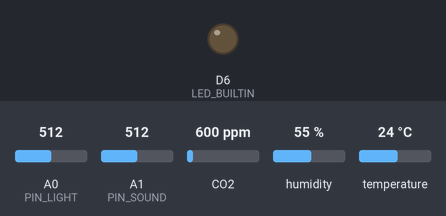
A sketch run on a simulated Arduino MKR. Parts: output pins drawn as LEDs (lit = HIGH). The test bench sets the inputs (shaded band); at power-on: A0 (PIN_LIGHT) = 512, A1 (PIN_SOUND) = 512, CO2 600 ppm, humidity 55 %, temperature 24 °C (analog values on the 0–1023 scale). WiFi joins after 1.5 s; servers stay silent unless stated; no MQTT or app messages arrive unless stated; not simulated (calls return 0 or success): arduino_secrets.h; what the sketch prints to the serial monitor is not drawn.

Above: at 4.0 s.
Timing chart, 0 to 9.6 s (numbered marks = the images above):
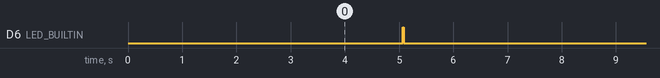

Measured:
- by itself, D6 (LED_BUILTIN): alternates HIGH for 0.02 s and LOW for 5.0 s

The sketch:

mkr1010_node.ino
```cpp
/*
 * mkr1010_node.ino — IEQ-Ops hardware sensor node
 *
 * Arduino MKR WiFi 1010 reads SCD-30 (CO2 / temperature / humidity over I2C)
 * plus two Grove analog sensors (light + sound, relative values) and publishes
 * one JSON reading every PUBLISH_INTERVAL_MS to the Raspberry Pi's MQTT broker.
 *
 * Payload contract — the JSON keys are the bridge to the rest of the system.
 * The Pi-side ingest maps this onto sensing/history.py::SENSOR_COLUMNS
 * (co2, temperature, humidity, lux, noise_db). light_raw/sound_raw are raw 0..1023
 * ADC counts on purpose: calibration to pseudo lux / dB lives on the Pi so it can
 * be re-tuned without re-flashing this board.
 *   {"co2":812.3,"temperature":22.61,"humidity":44.1,"light_raw":540,"sound_raw":120}
 *
 * Libraries (Arduino IDE → Library Manager):
 *   - WiFiNINA                         (Arduino)
 *   - ArduinoMqttClient                (Arduino)
 *   - SparkFun SCD30 Arduino Library   (SparkFun)
 * Board: Tools → Board → Arduino SAMD Boards → Arduino MKR WiFi 1010
 *
 * 3.3 V WARNING: the SAMD21 analog pins are NOT 5 V tolerant. Power the Grove
 * sensors from the board's 3.3 V (VCC) rail only — at 5 V their analog output can
 * swing above 3.3 V and damage the input. The MKR Connector Carrier already runs
 * Grove at 3.3 V, so it is safe by default.
 */

#include <WiFiNINA.h>
#include <ArduinoMqttClient.h>
#include <Wire.h>
#include <SparkFun_SCD30_Arduino_Library.h>
#include "arduino_secrets.h"

// ---- pins / config (set PIN_LIGHT/PIN_SOUND to whichever analog pins you wired) ----
static const int           PIN_LIGHT            = A0;     // Grove Light Sensor v1.1
static const int           PIN_SOUND            = A1;     // Grove Sound Sensor v1.6
static const char*         MQTT_TOPIC           = "ieq/readings";
static const int           MQTT_PORT            = 1883;
static const unsigned long PUBLISH_INTERVAL_MS  = 5000;   // one reading every 5 s
static const unsigned long SOUND_WINDOW_MS      = 50;     // sound peak-detect window

WiFiClient wifiClient;
MqttClient mqttClient(wifiClient);
SCD30      airSensor;

float         lastCo2 = 0, lastTemp = 0, lastHum = 0;  // cache last good SCD30 sample
unsigned long lastPublish = 0;

void connectWiFi() {
  Serial.print("WiFi: connecting to ");
  Serial.println(SECRET_SSID);
  while (WiFi.begin(SECRET_SSID, SECRET_PASS) != WL_CONNECTED) {
    Serial.println("WiFi: retry in 3s...");
    delay(3000);
  }
  Serial.print("WiFi: connected, IP = ");
  Serial.println(WiFi.localIP());
}

void connectBroker() {
  Serial.print("MQTT: connecting to ");
  Serial.print(SECRET_BROKER);
  Serial.print(":");
  Serial.println(MQTT_PORT);
  mqttClient.setId("mkr1010-node");
  while (!mqttClient.connect(SECRET_BROKER, MQTT_PORT)) {
    Serial.print("MQTT: failed (err ");
    Serial.print(mqttClient.connectError());
    Serial.println("), retry in 3s...");
    delay(3000);
  }
  Serial.println("MQTT: connected");
}

int readLight() {
  long sum = 0;
  for (int i = 0; i < 8; i++) { sum += analogRead(PIN_LIGHT); delay(2); }
  return (int)(sum / 8);
}

int readSoundPeak() {
  unsigned long start = millis();
  int peak = 0;
  while (millis() - start < SOUND_WINDOW_MS) {
    int v = analogRead(PIN_SOUND);
    if (v > peak) peak = v;
  }
  return peak;
}

void setup() {
  Serial.begin(115200);
  delay(1500);                  // brief grace for the Serial Monitor — never block forever (runs headless)
  pinMode(LED_BUILTIN, OUTPUT);
  analogReadResolution(10);     // 0..1023, matches the Pi-side raw→unit mapping

  Wire.begin();
  if (!airSensor.begin()) {
    Serial.println("SCD30: not found — check I2C wiring (SDA=11, SCL=12, VCC=3.3V). Halting.");
    while (true) { digitalWrite(LED_BUILTIN, HIGH); delay(200); digitalWrite(LED_BUILTIN, LOW); delay(200); }
  }
  airSensor.setMeasurementInterval(2);   // seconds
  Serial.println("SCD30: ready");

  connectWiFi();
  connectBroker();
}

void loop() {
  if (WiFi.status() != WL_CONNECTED) connectWiFi();
  if (!mqttClient.connected())       connectBroker();
  mqttClient.poll();                 // MQTT keepalive

  // refresh the cached SCD30 values whenever a fresh sample is ready (~every 2 s)
  if (airSensor.dataAvailable()) {
    lastCo2  = airSensor.getCO2();
    lastTemp = airSensor.getTemperature();
    lastHum  = airSensor.getHumidity();
  }

  if (millis() - lastPublish < PUBLISH_INTERVAL_MS) return;
  lastPublish = millis();

  int light = readLight();
  int sound = readSoundPeak();

  char co2Str[12], tStr[12], hStr[12];
  dtostrf(lastCo2,  0, 1, co2Str);
  dtostrf(lastTemp, 0, 2, tStr);
  dtostrf(lastHum,  0, 1, hStr);

  char payload[160];
  snprintf(payload, sizeof(payload),
    "{\"co2\":%s,\"temperature\":%s,\"humidity\":%s,\"light_raw\":%d,\"sound_raw\":%d}",
    co2Str, tStr, hStr, light, sound);

  mqttClient.beginMessage(MQTT_TOPIC);
  mqttClient.print(payload);
  mqttClient.endMessage();

  digitalWrite(LED_BUILTIN, HIGH); delay(20); digitalWrite(LED_BUILTIN, LOW);  // blink = published
  Serial.print("published ");
  Serial.print(MQTT_TOPIC);
  Serial.print("  ");
  Serial.println(payload);
}
```
